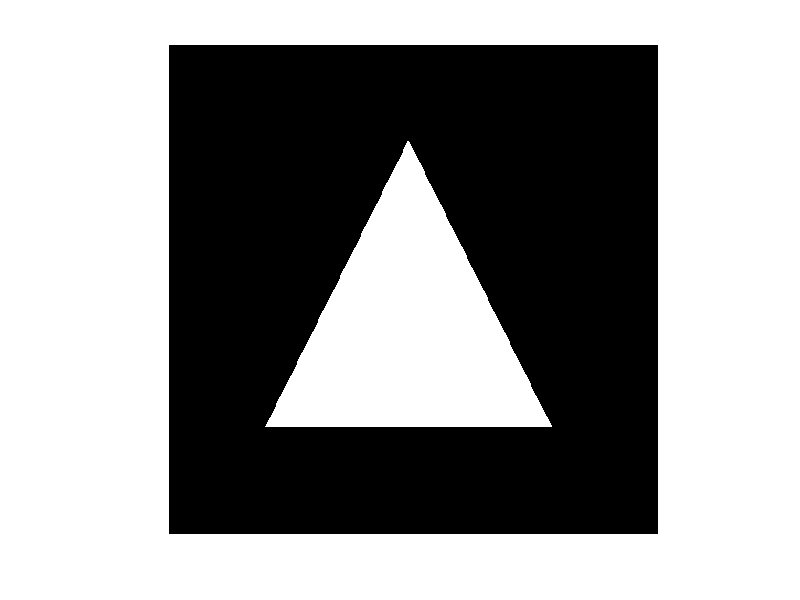

The MATLAB script that drew this image: (Note: this script raises an error after producing the figure.)
clear all

% Wymiary obrazu
height = 512;
width = 512;

% Inicjalizacja obrazu typu uint8
img = zeros(height, width, 'uint8');

% Współrzędne wierzchołków trójkąta
x = [100, 400, 250]; % X-owe współrzędne wierzchołków
y = [400, 400, 100]; % Y-owe współrzędne wierzchołków

% Tworzenie maski trójkąta
triangleMask = poly2mask(x, y, height, width);

% Zastosowanie maski na obraz (ustawienie pikseli trójkąta na 255)
img(triangleMask) = 255;

% Wyświetlenie obrazu
imshow(img);


%t1 = imread("tr1.png");
t1 = img;
cir = imread("cir1.png");
kreski = imread("kreski.png");
grayImage = imread("bridge_512x512.bmp"); 

%%%%%%% Zadanie 1 %%%%%%%%%%%%


%%%%%%% Przykład trójkąt %%%%%%%%%%%%


j=0; % Zmienna wykorzystywana do wyświetlania w subplot
figure
for i=1:25:91  % Działa to tak najpier wyświetlamy obraz zrotowany o i-1 = 0 potem i + 25 -1 = 25 następnie i + 25 - 1 = 75 i koniec
    j=j+1;
    t1r=imrotate(t1,i-1,'crop');
    %L1=fftshift(fft2(t1r));
    subplot(2,4,j)
    s1=strcat('kąt=',num2str(i-1));
    imshow(t1r,[])
    title(s1);
end
subplot(2,4,1)
ylabel('Trójkąty rotacja');
sc= int8(-150 + 250.*rand(4,2));

for i=1:4
    j=j+1;
    t1t=imtranslate(t1,sc(i,:));
    %L1=fftshift(fft2(t1t));
    subplot(2,4,j)
    imshow(t1t,[])
end
subplot(2,4,5)
ylabel('Trójkąty translacja');


%%%%%%%%%% Przykład koła i linie %%%%%%%%%%%%%%%%%
figure
j=0;
n = 0;
for i=1:4
    j=j+1;

    cirResize=imresize(cir(1+n:512-n,1+n:512-n), 3, 'nearest');
   
    n = 69* j; 
   % L3=fftshift(fft2(cirResize));
    subplot(2,4,j)
    imshow(cirResize,[])
    s1=strcat('k=',num2str(i-1));
    title(s1)
end

j=4; % Zmienna wykorzystywana do wyświetlania w subplot
for i=[1:45:91 , 121]  % Działa to tak najpier wyświetlamy obraz zrotowany o i-1 = 0 potem i + 25 -1 = 25 następnie i + 25 - 1 = 75 i koniec
    j=j+1;
    kreski1r=imrotate(kreski,i-1,'crop');
    L2=fftshift(fft2(kreski1r));
    subplot(2,4,j)
    s1=strcat('kąt=',num2str(i-1));
    imshow(kreski1r,[])
    title(s1);
end

figure
n = 50;
imshow(imresize(cir(1+n:512-n,1+n:512-n), 3, 'nearest')) 



%%%%%%%%% Przykład sinus %%%%%%%%%%

a=10*[1 -1 2 -4000];
b=5* [1 1 4 2];
subtitle('Sinus');
j=0;
for i=1:4
for u = 1:512
for v=1:512
%a1(u,v)=uint8(127+128*sin(u/a(i)+v/b(i)));
a1(u,v)=double(0+1*sin(u/a(i)+v/b(i)));
end
end
j=j+1;
subplot(1,4,j)
s1=strcat('a,b=',num2str(a(i)),',',num2str(b(i))) ;
imshow(a1,[])
title(s1);
end


%%%%%% Zadanie 2 %%%%%%%%%%%%



% L1=fftshift(fft2(g1));
% imshow(log(1+abs(L1)),[]);
% xlabel('Widmo mocy');
% 
% imshow(angle(L1),[]);
% xlabel('Faza');

%%%%%%% Trójkąt rotacja %%%%%%%%%%%
j=0; % Zmienna wykorzystywana do wyświetlania w subplot
figure
for i=1:25:91  % Działa to tak najpier wyświetlamy obraz zrotowany o i-1 = 0 potem i + 25 -1 = 25 następnie i + 25 - 1 = 75 i koniec
    j=j+1;
    t1r=imrotate(t1,i-1,'bilinear','crop');
    L1=fftshift(fft2(t1r));
    subplot(3,4,j)
    s1=strcat('kąt=',num2str(i-1));
    imshow(t1r,[])
    title(s1);

    subplot(3,4,j+4)
    imshow(log(1+abs(L1)),[]);
    
    subplot(3,4,j+8)
    imshow(angle(L1),[]);
    
end
subplot(3,4,1)
ylabel('Trójkąty rotacja');

subplot(3,4,5)
ylabel('Widmo mocy');

subplot(3,4,9)
ylabel('Faza');

%%%%%%% Trójkąt translacja %%%%%%%%

sc= int8(-150 + 250.*rand(4,2));
j = 0;
figure
for i=1:4
    j=j+1;
    t1t=imtranslate(t1,sc(i,:));
    L1=fftshift(fft2(t1t));
    subplot(3,4,j)
    imshow(t1t,[])

    subplot(3,4,j+4)
    imshow(log(1+abs(L1)),[]);
    
    subplot(3,4,j+8)
    imshow(angle(L1),[]);
end
subplot(3,4,5)
ylabel('Trójkąty translacja');

subplot(3,4,5)
ylabel('Widmo mocy');

subplot(3,4,9)
ylabel('Faza');

%%% Koła %%%%%%%%%%%%

figure
j=0;
n = 0;
for i=1:4
    j=j+1;

    cirResize=imresize(cir(1+n:512-n,1+n:512-n), 3, 'nearest');
    cirResize = imresize(cirResize,[512,512]);
    n = 69* j; 
   % L3=fftshift(fft2(cirResize));
    subplot(3,4,j)
    imshow(cirResize,[])
    s1=strcat('k=',num2str(i-1));
    title(s1)

    L1=fftshift(fft2(cirResize));
   
    subplot(3,4,j+4)
    imshow(log(1+abs(L1)),[]);
    
    subplot(3,4,j+8)
    imshow(angle(L1),[]);
end

subplot(3,4,5)
ylabel('Widmo mocy');

subplot(3,4,9)
ylabel('Faza');

%%%%% Linie %%%%%%%%%%%
figure
j=0; % Zmienna wykorzystywana do wyświetlania w subplot
for i=[1:45:91 , 121]  % Działa to tak najpier wyświetlamy obraz zrotowany o i-1 = 0 potem i + 25 -1 = 25 następnie i + 25 - 1 = 75 i koniec
    j=j+1;
    kreski1r=imrotate(kreski,i-1,'bilinear','crop');
    L2=fftshift(fft2(kreski1r));
    subplot(3,4,j)
    s1=strcat('kąt=',num2str(i-1));
    imshow(kreski1r,[])
    title(s1);

    L1=fftshift(fft2(kreski1r));
   
    subplot(3,4,j+4)
    imshow(log(1+abs(L1)),[]);
    
    subplot(3,4,j+8)
    imshow(angle(L1),[]);
end

subplot(3,4,5)
ylabel('Widmo mocy');

subplot(3,4,9)
ylabel('Faza');
%%%% Sinusoida %%%%%%%%%
figure
a=10*[1 3 1 1];
b=5* [1 3 2 7];
subtitle('Sinus');
j=0;
for i=1:4
for u = 1:512
for v=1:512
%a1(u,v)=uint8(127+128*sin(u/a(i)+v/b(i)));
a1(u,v)=double(127+128*sin(u/a(i)+v/b(i)));
a1(u,v) = double(a1(u,v));
end
end
j=j+1;
subplot(3,4,j)
s1=strcat('a,b=',num2str(a(i)),',',num2str(b(i))) ;
imshow(a1,[])
title(s1);

L1=fftshift(fft2(a1));
   
    subplot(3,4,j+4)
    imshow(log(1+abs(L1)),[]);
    
    subplot(3,4,j+8)
    %imshow(angle(L1),[]);
    imshow(L1,[])

end

subplot(3,4,5)
ylabel('Widmo mocy');

subplot(3,4,9)
ylabel('Faza');
%%%%%%%%% Zadanie 3 %%%%%%%%%%%%%%%%

%%%%%% Filtracja dolno przepustowa %%%%%%%

h = fspecial('gaussian',[5,5],1);

j = 1;
figure
subplot(2,5,1)
imshow(grayImage,[])
title('O1')
subplot(2,5,6)
L1=fftshift(fft2(grayImage));
imshow(log(1+abs(L1)),[]);
for i=1:10
    if i==1
    amf = imfilter(grayImage,h,'replicate');
    else
     amf = imfilter(amf,h,'replicate');
    end
    if i==1 || i==2 || i==5 || i==10
        j = j+1;
        s1=strcat('AMF iteracja=',num2str(i));
        subplot(2,5,j)
        imshow(double(amf),[])
        title(s1)
        subplot(2,5,j+5)
        L1=fftshift(fft2(amf));
        imshow(log(1+abs(L1)),[]);

    end
end

%%%%%% Filtracja górno przepustowa %%%%%%%

%maska = [-1,-1,-1;0,0,0;1,1,1];
%maska = [-1,2,-1];
%maska = [1,2,1;0,0,0;-1,-2,-1];
%maska = [-1,0,1;-2,0,2;-1,0,1];
%maska = fspecial('laplacian');
maska = [0,-1,0;-1,4,-1;0,-1,0];
%h = fspecial('gaussian',[5,5],1);

j = 1;
figure
subplot(2,5,1)
imshow(grayImage,[])
title('O1')
subplot(2,5,6)
L1=fftshift(fft2(grayImage));
imshow(log(1+abs(L1)),[]);
for i=1:4
    
    if i==1
        %amf2 = imfilter(grayImage,h);
        %amf = grayImage - amf2;
        amf = double(imfilter((grayImage),maska));
        
    else
        %amf2 = imfilter(amf2,h);
        %amf = grayImage - amf2;
        amf = double(imfilter((amf),maska));
    end
    
    if i==1 || i==2 || i==3 || i==4
        j = j+1;
        s1=strcat('Iteracja=',num2str(i));
        subplot(2,5,j)
        imshow((amf),[])
        title(s1)
        subplot(2,5,j+5)
        L1=fftshift(fft2(amf));
        imshow(log(1+abs(L1)),[]);

    end
end



%%%%%% Zadanie 4 %%%%%%%%%%%%%%

%%%% Filtracja dolno przepustowa w dziedzinie częstotliwości !!! %%%%%%%%%


% Obraz wejściowy
figure
subplot(2,5,1)
imshow(grayImage, [])
title('Obraz wejściowy')

% Transformacja Fouriera z przesunięciem widma
FFT2 = fftshift(fft2(grayImage));
FFT2ABS = log(1 + abs(FFT2));

% Wyświetlenie widma mocy
subplot(2,5,2)
imshow(FFT2ABS, [])
title('Widmo mocy')

% Tworzenie maski dolnoprzepustowej 
dolno = bialeKolko(50); 

subplot(2,5,3)
imshow(dolno, [])
title('Maska dolnoprzepustowa')

% Zastosowanie maski dolnoprzepustowej na przesuniętym widmie
FFT2_filtered = FFT2 .* dolno;

% Widmo po zastosowaniu maski
filteredFFT2ABS = log(1 + abs(FFT2_filtered));

subplot(2,5,4)
imshow(filteredFFT2ABS, [])
title('maska * |FFT2|')

% Odwrotna transformacja Fouriera
odwrot = ifft2(ifftshift(FFT2_filtered)); % `ifftshift` usuwa przesunięcie widma

% Wyświetlenie przefiltrowanego obrazu
subplot(2,5,5)
imshow(real(odwrot), [])
title('Obraz po filtracji dolnoprzepustowej')

% Obraz wejściowy

subplot(2,5,6)
imshow(grayImage, [])
title('Obraz wejściowy')

% Transformacja Fouriera z przesunięciem widma
FFT2 = fftshift(fft2(grayImage));
FFT2ABS = log(1 + abs(FFT2));

% Wyświetlenie widma mocy
subplot(2,5,7)
imshow(FFT2ABS, [])
title('Widmo mocy')

% Tworzenie maski dolnoprzepustowej 
%dolno =   fspecial('gaussian',[512,512],50);
dolno = bialeKolko(75);
subplot(2,5,8)
imshow(dolno, [])
title('Maska dolnoprzepustowa')

% Zastosowanie maski dolnoprzepustowej na przesuniętym widmie
FFT2_filtered = FFT2 .* dolno;

% Widmo po zastosowaniu maski
filteredFFT2ABS = log(1 + abs(FFT2_filtered));

subplot(2,5,9)
imshow(filteredFFT2ABS, [])
title('maska * |FFT2|')

% Odwrotna transformacja Fouriera
odwrot = ifft2(ifftshift(FFT2_filtered)); % `ifftshift` usuwa przesunięcie widma

% Wyświetlenie przefiltrowanego obrazu
subplot(2,5,10)
imshow(real(odwrot), [])
title('Obraz po filtracji dolnoprzepustowej')


%%%%%%%%% Filtracja górnoprzepustowa w dziedzinie częstotliwości %%%%%%%%


% Obraz wejściowy
figure
subplot(2,5,1)
imshow(grayImage, [])
title('Obraz wejściowy')

% Transformacja Fouriera z przesunięciem widma
FFT2 = fftshift(fft2(grayImage));
FFT2ABS = log(1 + abs(FFT2));

% Wyświetlenie widma mocy
subplot(2,5,2)
imshow(FFT2ABS, [])
title('Widmo mocy')

% Tworzenie maski górnoprzepustowej 
gorno = czarneKolko(25); 

subplot(2,5,3)
imshow(gorno, [])
title('Maska górnoprzepustowa')

% Zastosowanie maski górnoprzepustowej na przesuniętym widmie
FFT2_filtered = FFT2 .* gorno;
%FFT2_filtered = gorno .*FFT2;

% Widmo po zastosowaniu maski
filteredFFT2ABS = log(1 + abs(FFT2_filtered));

subplot(2,5,4)
imshow(filteredFFT2ABS, [])
title('maska * |FFT2|')

% Odwrotna transformacja Fouriera
odwrot = ifft2(ifftshift(FFT2_filtered)); % `ifftshift` usuwa przesunięcie widma

% Wyświetlenie przefiltrowanego obrazu
subplot(2,5,5)
%imshow(real(odwrot), [])
imshow(uint8(odwrot), [])
title('Obraz po filtracji górnoprzepustowej')

% Obraz wejściowy

subplot(2,5,6)
imshow(grayImage, [])
title('Obraz wejściowy')

% Transformacja Fouriera z przesunięciem widma
FFT2 = fftshift(fft2(grayImage));
FFT2ABS = log(1 + abs(FFT2));

% Wyświetlenie widma mocy
subplot(2,5,7)
imshow(FFT2ABS, [])
title('Widmo mocy')


gorno = czarneKolko(10);
subplot(2,5,8)
imshow(gorno, [])
title('Maska górnoprzepustowa')

% Zastosowanie maski dolnoprzepustowej na przesuniętym widmie
FFT2_filtered = FFT2 .* gorno;

% Widmo po zastosowaniu maski
filteredFFT2ABS = log(1 + abs(FFT2_filtered));

subplot(2,5,9)
imshow(filteredFFT2ABS, [])
title('maska * |FFT2|')

% Odwrotna transformacja Fouriera
odwrot = ifft2(ifftshift(FFT2_filtered)); % `ifftshift` usuwa przesunięcie widma

% Wyświetlenie przefiltrowanego obrazu
subplot(2,5,10)
%imshow(real(odwrot), [])
imshow(uint8(odwrot), [])
title('Obraz po filtracji górnoprzepustowej')

%%%%% Zadanie 5  %%%%%%%%%%%%
amplituda = 10;
f = 0.09;
[x,~] = meshgrid(1:512,1:512);

for i = 1:512
 for j=1:512
 a1(i,j)=uint8(60+61*sin(i/10+j/10));
 end
end

%zakluceniePeriodyczne = amplituda *sin(2* pi * f * x);
zakluceniePeriodyczne = double(a1);

zakluconyObraz = double(grayImage) + zakluceniePeriodyczne;
figure
imshow(uint8(zakluconyObraz))

